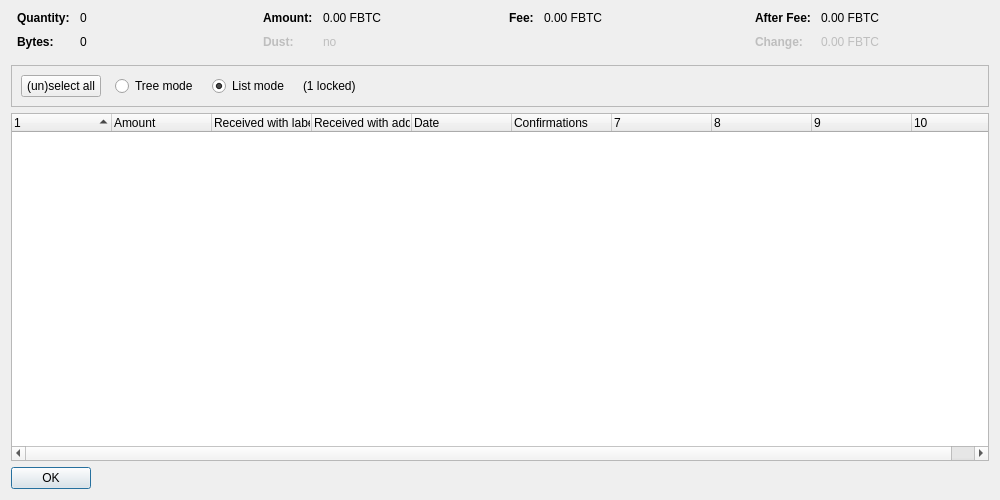
<?xml version="1.0" encoding="UTF-8"?>
<ui version="4.0">
 <class>CoinControlDialog</class>
 <widget class="QDialog" name="CoinControlDialog">
  <property name="geometry">
   <rect>
    <x>0</x>
    <y>0</y>
    <width>1000</width>
    <height>500</height>
   </rect>
  </property>
  <property name="windowTitle">
   <string>Coin Selection</string>
  </property>
  <layout class="QVBoxLayout" name="verticalLayout">
   <item>
    <layout class="QHBoxLayout" name="horizontalLayoutTop" stretch="0,0,0,0">
     <property name="topMargin">
      <number>0</number>
     </property>
     <property name="bottomMargin">
      <number>10</number>
     </property>
     <item>
      <layout class="QFormLayout" name="formLayoutCoinControl1">
       <property name="horizontalSpacing">
        <number>10</number>
       </property>
       <property name="verticalSpacing">
        <number>10</number>
       </property>
       <property name="leftMargin">
        <number>6</number>
       </property>
       <property name="rightMargin">
        <number>6</number>
       </property>
       <item row="0" column="0">
        <widget class="QLabel" name="labelCoinControlQuantityText">
         <property name="font">
          <font>
           <weight>75</weight>
           <bold>true</bold>
          </font>
         </property>
         <property name="text">
          <string>Quantity:</string>
         </property>
        </widget>
       </item>
       <item row="0" column="1">
        <widget class="QLabel" name="labelCoinControlQuantity">
         <property name="cursor">
          <cursorShape>IBeamCursor</cursorShape>
         </property>
         <property name="contextMenuPolicy">
          <enum>Qt::ActionsContextMenu</enum>
         </property>
         <property name="text">
          <string notr="true">0</string>
         </property>
         <property name="textInteractionFlags">
          <set>Qt::LinksAccessibleByMouse|Qt::TextSelectableByKeyboard|Qt::TextSelectableByMouse</set>
         </property>
        </widget>
       </item>
       <item row="1" column="0">
        <widget class="QLabel" name="labelCoinControlBytesText">
         <property name="font">
          <font>
           <weight>75</weight>
           <bold>true</bold>
          </font>
         </property>
         <property name="text">
          <string>Bytes:</string>
         </property>
        </widget>
       </item>
       <item row="1" column="1">
        <widget class="QLabel" name="labelCoinControlBytes">
         <property name="cursor">
          <cursorShape>IBeamCursor</cursorShape>
         </property>
         <property name="contextMenuPolicy">
          <enum>Qt::ActionsContextMenu</enum>
         </property>
         <property name="text">
          <string notr="true">0</string>
         </property>
         <property name="textInteractionFlags">
          <set>Qt::LinksAccessibleByMouse|Qt::TextSelectableByKeyboard|Qt::TextSelectableByMouse</set>
         </property>
        </widget>
       </item>
      </layout>
     </item>
     <item>
      <layout class="QFormLayout" name="formLayoutCoinControl2">
       <property name="horizontalSpacing">
        <number>10</number>
       </property>
       <property name="verticalSpacing">
        <number>10</number>
       </property>
       <property name="leftMargin">
        <number>6</number>
       </property>
       <property name="rightMargin">
        <number>6</number>
       </property>
       <item row="0" column="0">
        <widget class="QLabel" name="labelCoinControlAmountText">
         <property name="font">
          <font>
           <weight>75</weight>
           <bold>true</bold>
          </font>
         </property>
         <property name="text">
          <string>Amount:</string>
         </property>
        </widget>
       </item>
       <item row="0" column="1">
        <widget class="QLabel" name="labelCoinControlAmount">
         <property name="cursor">
          <cursorShape>IBeamCursor</cursorShape>
         </property>
         <property name="contextMenuPolicy">
          <enum>Qt::ActionsContextMenu</enum>
         </property>
         <property name="text">
          <string notr="true">0.00 FBTC</string>
         </property>
         <property name="textInteractionFlags">
          <set>Qt::LinksAccessibleByMouse|Qt::TextSelectableByKeyboard|Qt::TextSelectableByMouse</set>
         </property>
        </widget>
       </item>
       <item row="1" column="0">
        <widget class="QLabel" name="labelCoinControlLowOutputText">
         <property name="enabled">
          <bool>false</bool>
         </property>
         <property name="font">
          <font>
           <weight>75</weight>
           <bold>true</bold>
          </font>
         </property>
         <property name="text">
          <string>Dust:</string>
         </property>
        </widget>
       </item>
       <item row="1" column="1">
        <widget class="QLabel" name="labelCoinControlLowOutput">
         <property name="enabled">
          <bool>false</bool>
         </property>
         <property name="cursor">
          <cursorShape>IBeamCursor</cursorShape>
         </property>
         <property name="contextMenuPolicy">
          <enum>Qt::ActionsContextMenu</enum>
         </property>
         <property name="text">
          <string notr="true">no</string>
         </property>
         <property name="textInteractionFlags">
          <set>Qt::LinksAccessibleByMouse|Qt::TextSelectableByKeyboard|Qt::TextSelectableByMouse</set>
         </property>
        </widget>
       </item>
      </layout>
     </item>
     <item>
      <layout class="QFormLayout" name="formLayoutCoinControl3">
       <property name="horizontalSpacing">
        <number>10</number>
       </property>
       <property name="verticalSpacing">
        <number>10</number>
       </property>
       <property name="leftMargin">
        <number>6</number>
       </property>
       <property name="rightMargin">
        <number>6</number>
       </property>
       <item row="0" column="0">
        <widget class="QLabel" name="labelCoinControlFeeText">
         <property name="font">
          <font>
           <weight>75</weight>
           <bold>true</bold>
          </font>
         </property>
         <property name="text">
          <string>Fee:</string>
         </property>
        </widget>
       </item>
       <item row="0" column="1">
        <widget class="QLabel" name="labelCoinControlFee">
         <property name="cursor">
          <cursorShape>IBeamCursor</cursorShape>
         </property>
         <property name="contextMenuPolicy">
          <enum>Qt::ActionsContextMenu</enum>
         </property>
         <property name="text">
          <string notr="true">0.00 FBTC</string>
         </property>
         <property name="textInteractionFlags">
          <set>Qt::LinksAccessibleByMouse|Qt::TextSelectableByKeyboard|Qt::TextSelectableByMouse</set>
         </property>
        </widget>
       </item>
      </layout>
     </item>
     <item>
      <layout class="QFormLayout" name="formLayoutCoinControl4">
       <property name="horizontalSpacing">
        <number>10</number>
       </property>
       <property name="verticalSpacing">
        <number>10</number>
       </property>
       <property name="leftMargin">
        <number>6</number>
       </property>
       <property name="rightMargin">
        <number>6</number>
       </property>
       <item row="0" column="0">
        <widget class="QLabel" name="labelCoinControlAfterFeeText">
         <property name="font">
          <font>
           <weight>75</weight>
           <bold>true</bold>
          </font>
         </property>
         <property name="text">
          <string>After Fee:</string>
         </property>
        </widget>
       </item>
       <item row="0" column="1">
        <widget class="QLabel" name="labelCoinControlAfterFee">
         <property name="cursor">
          <cursorShape>IBeamCursor</cursorShape>
         </property>
         <property name="contextMenuPolicy">
          <enum>Qt::ActionsContextMenu</enum>
         </property>
         <property name="text">
          <string notr="true">0.00 FBTC</string>
         </property>
         <property name="textInteractionFlags">
          <set>Qt::LinksAccessibleByMouse|Qt::TextSelectableByKeyboard|Qt::TextSelectableByMouse</set>
         </property>
        </widget>
       </item>
       <item row="1" column="0">
        <widget class="QLabel" name="labelCoinControlChangeText">
         <property name="enabled">
          <bool>false</bool>
         </property>
         <property name="font">
          <font>
           <weight>75</weight>
           <bold>true</bold>
          </font>
         </property>
         <property name="text">
          <string>Change:</string>
         </property>
        </widget>
       </item>
       <item row="1" column="1">
        <widget class="QLabel" name="labelCoinControlChange">
         <property name="enabled">
          <bool>false</bool>
         </property>
         <property name="cursor">
          <cursorShape>IBeamCursor</cursorShape>
         </property>
         <property name="contextMenuPolicy">
          <enum>Qt::ActionsContextMenu</enum>
         </property>
         <property name="text">
          <string notr="true">0.00 FBTC</string>
         </property>
         <property name="textInteractionFlags">
          <set>Qt::LinksAccessibleByMouse|Qt::TextSelectableByKeyboard|Qt::TextSelectableByMouse</set>
         </property>
        </widget>
       </item>
      </layout>
     </item>
    </layout>
   </item>
   <item>
    <widget class="QFrame" name="frame">
     <property name="minimumSize">
      <size>
       <width>0</width>
       <height>40</height>
      </size>
     </property>
     <property name="frameShape">
      <enum>QFrame::StyledPanel</enum>
     </property>
     <property name="frameShadow">
      <enum>QFrame::Sunken</enum>
     </property>
     <layout class="QHBoxLayout" name="horizontalLayout">
      <item>
       <layout class="QHBoxLayout" name="horizontalLayoutPanel" stretch="0,0,0,0,0">
        <property name="spacing">
         <number>14</number>
        </property>
        <item>
         <widget class="QPushButton" name="pushButtonSelectAll">
          <property name="sizePolicy">
           <sizepolicy hsizetype="Maximum" vsizetype="Fixed">
            <horstretch>0</horstretch>
            <verstretch>0</verstretch>
           </sizepolicy>
          </property>
          <property name="text">
           <string>(un)select all</string>
          </property>
          <property name="autoDefault">
           <bool>false</bool>
          </property>
         </widget>
        </item>
        <item>
         <widget class="QRadioButton" name="radioTreeMode">
          <property name="sizePolicy">
           <sizepolicy hsizetype="Maximum" vsizetype="Fixed">
            <horstretch>0</horstretch>
            <verstretch>0</verstretch>
           </sizepolicy>
          </property>
          <property name="text">
           <string>Tree mode</string>
          </property>
         </widget>
        </item>
        <item>
         <widget class="QRadioButton" name="radioListMode">
          <property name="sizePolicy">
           <sizepolicy hsizetype="Maximum" vsizetype="Fixed">
            <horstretch>0</horstretch>
            <verstretch>0</verstretch>
           </sizepolicy>
          </property>
          <property name="text">
           <string>List mode</string>
          </property>
          <property name="checked">
           <bool>true</bool>
          </property>
         </widget>
        </item>
        <item>
         <widget class="QLabel" name="labelLocked">
          <property name="text">
           <string notr="true">(1 locked)</string>
          </property>
         </widget>
        </item>
        <item>
         <spacer name="horizontalSpacer">
          <property name="orientation">
           <enum>Qt::Horizontal</enum>
          </property>
          <property name="sizeHint" stdset="0">
           <size>
            <width>40</width>
            <height>20</height>
           </size>
          </property>
         </spacer>
        </item>
       </layout>
      </item>
     </layout>
    </widget>
   </item>
   <item>
    <widget class="CoinControlTreeWidget" name="treeWidget">
     <property name="contextMenuPolicy">
      <enum>Qt::CustomContextMenu</enum>
     </property>
     <property name="sortingEnabled">
      <bool>false</bool>
     </property>
     <property name="columnCount">
      <number>10</number>
     </property>
     <attribute name="headerShowSortIndicator" stdset="0">
      <bool>true</bool>
     </attribute>
     <attribute name="headerStretchLastSection">
      <bool>false</bool>
     </attribute>
     <column>
      <property name="text">
       <string/>
      </property>
     </column>
     <column>
      <property name="text">
       <string>Amount</string>
      </property>
     </column>
     <column>
      <property name="text">
       <string>Received with label</string>
      </property>
     </column>
     <column>
      <property name="text">
       <string>Received with address</string>
      </property>
     </column>
     <column>
      <property name="text">
       <string>Date</string>
      </property>
     </column>
     <column>
      <property name="text">
       <string>Confirmations</string>
      </property>
      <property name="toolTip">
       <string>Confirmed</string>
      </property>
     </column>
     <column>
      <property name="text">
       <string/>
      </property>
     </column>
     <column>
      <property name="text">
       <string/>
      </property>
     </column>
     <column>
      <property name="text">
       <string/>
      </property>
     </column>
     <column>
      <property name="text">
       <string/>
      </property>
     </column>
    </widget>
   </item>
   <item>
    <widget class="QDialogButtonBox" name="buttonBox">
     <property name="sizePolicy">
      <sizepolicy hsizetype="Maximum" vsizetype="Fixed">
       <horstretch>0</horstretch>
       <verstretch>0</verstretch>
      </sizepolicy>
     </property>
     <property name="orientation">
      <enum>Qt::Horizontal</enum>
     </property>
     <property name="standardButtons">
      <set>QDialogButtonBox::Ok</set>
     </property>
    </widget>
   </item>
  </layout>
 </widget>
 <customwidgets>
  <customwidget>
   <class>CoinControlTreeWidget</class>
   <extends>QTreeWidget</extends>
   <header>coincontroltreewidget.h</header>
  </customwidget>
 </customwidgets>
 <resources/>
 <connections/>
</ui>
